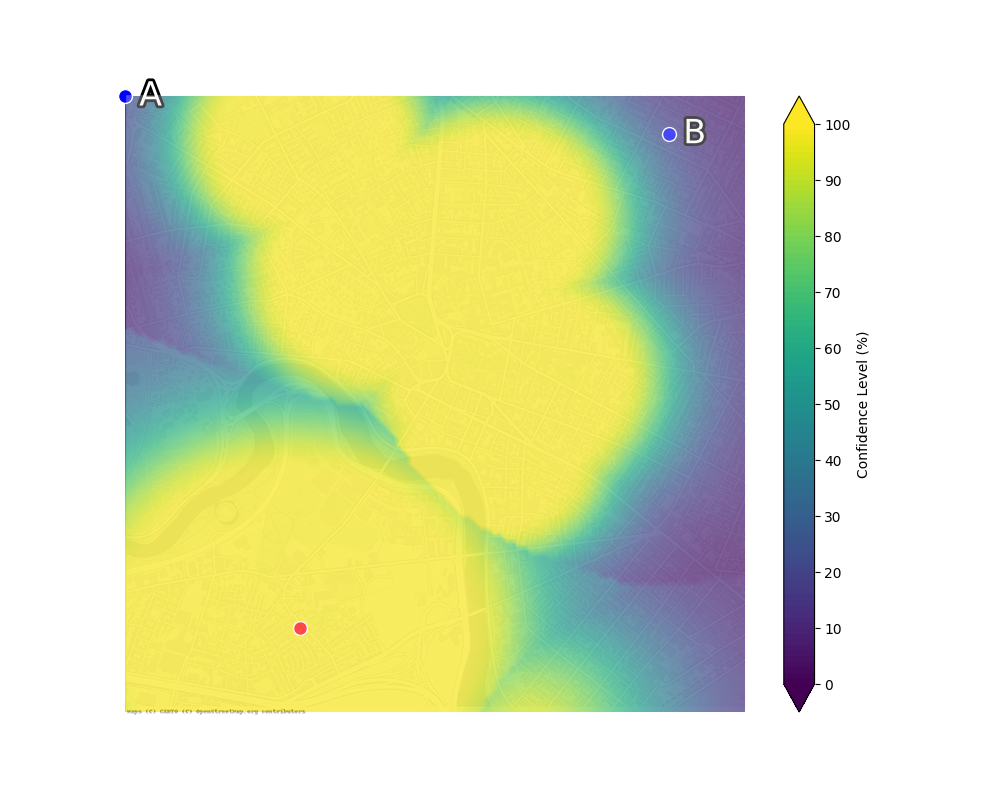
#> input picture isochrone-renderer/time/A-eq-B A-eq-B A-eq-B.png, 1000 x 800 px; its folder holds 4 pictures in this run
$ python overlayer.py
#> lines starting #> are read from the running program, lines starting #| are printed output that depends on the picture
from PIL import Image

def overlay_images(background_path, overlay_path, output_path, position=(0, 0), transparency=0.5):
    """
    Overlay an image onto another image with transparency.

    Args:
    - background_path (str): Path to the background image.
    - overlay_path (str): Path to the overlay image.
    - output_path (str): Path where the resultant image will be saved.
    - position (tuple, optional): The position (x, y) where the overlay image will be placed on the background. Defaults to (0, 0).
    - transparency (float, optional): The transparency level of the overlay image. 1.0 is fully opaque, 0.0 is fully transparent. Defaults to 0.5.
    """
#> called with background_path = './time/A-eq-B A-eq-B A-eq-B.png', overlay_path = 'overlay.png', output_path = './time/A-eq-B A-eq-B A-eq-B.png', position = (0, 0), transparency = 0.3
    # Open the background and overlay images
    background = Image.open(background_path).convert("RGBA")
#> background is the input picture: PIL image 1000x800 RGBA; mean R, G, B, A 219.2, 226.3, 186.4, 255
    overlay = Image.open(overlay_path).convert("RGBA")
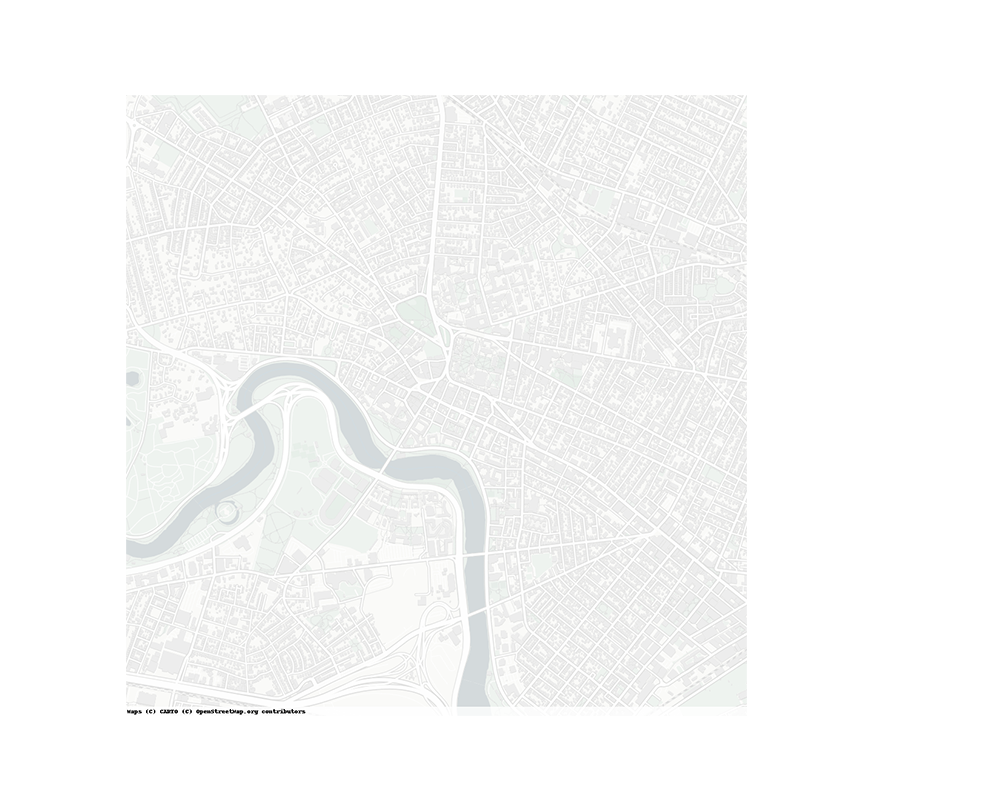
#> input picture isochrone-renderer/overlay.png, 1000 x 800 px
#> overlay is the input picture: PIL image 1000x800 RGBA; mean R, G, B, A 247.6, 248, 247.5, 122.8

    # Resize overlay image to match the background image size
    # If your images are of different sizes, consider resizing or adjusting them appropriately
    # overlay = overlay.resize(background.size)

    # Apply transparency to overlay
    overlay_with_transparency = overlay.copy()
    if transparency < 1.0:
        for x in range(overlay.width):
            for y in range(overlay.height):
                r, g, b, a = overlay_with_transparency.getpixel((x, y))
                overlay_with_transparency.putpixel((x, y), (r, g, b, int(a * transparency)))

    # Composite the images
    combined = Image.alpha_composite(background, overlay_with_transparency)
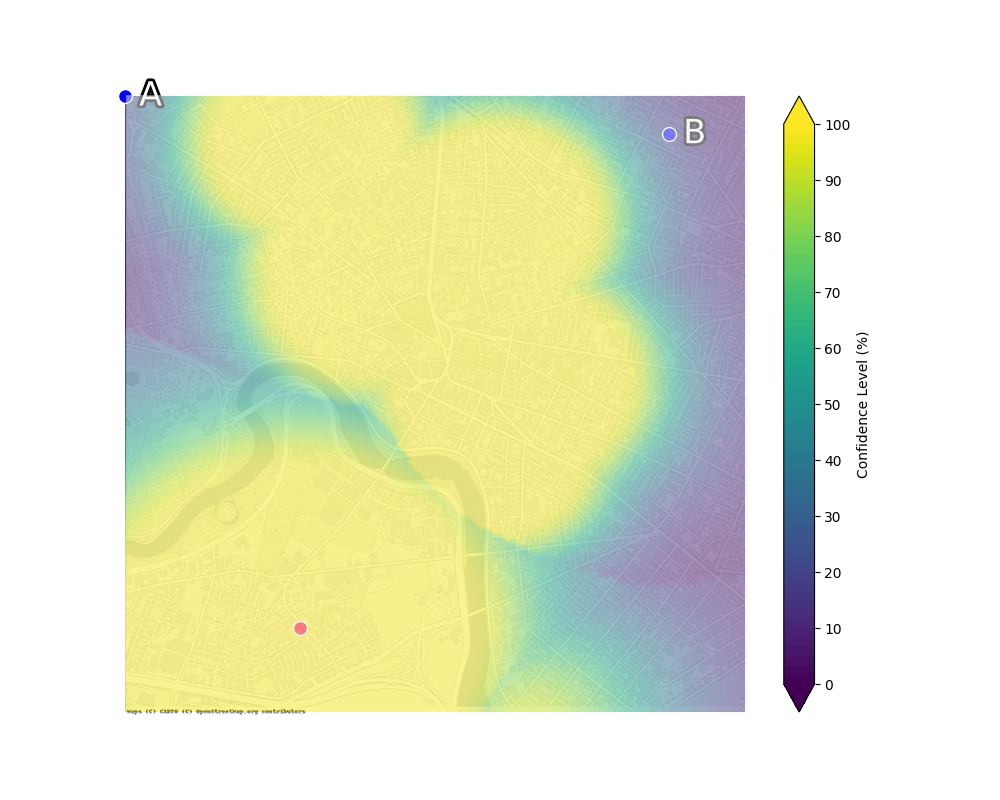
#> combined: PIL image 1000x800 RGBA; mean R, G, B, A 226.3, 231.7, 203.3, 255

    # Save the result
    combined.save(output_path, format="PNG")
    print(f"Image saved to {output_path}")

# Get all the PNG files in the current directory, except for overlay.png
import os
png_files = ['./time/' + file for file in os.listdir("./time") if file.endswith(".png") and file != "overlay.png"]
for file in png_files:
    overlay_images(file, "overlay.png", file, transparency=0.3)
#> pass 2 of the loop `for file in png_files:`:
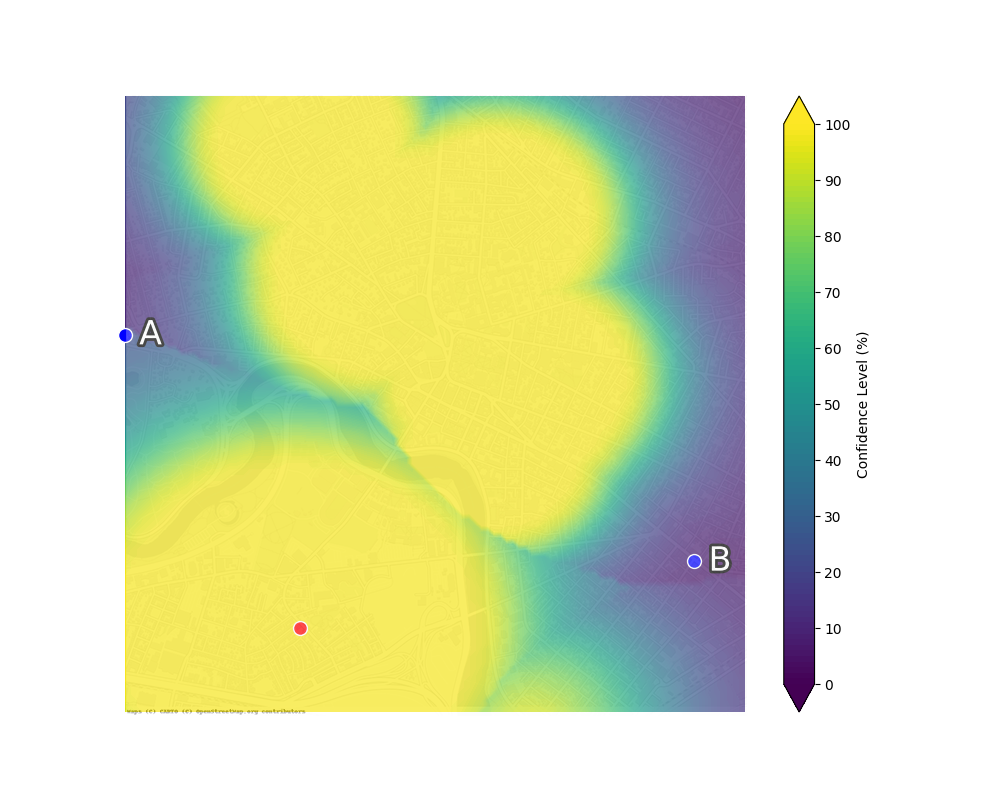
#> input picture isochrone-renderer/time/A-eq-B A-eq-B A-lt-B.png, 1000 x 800 px
#> in overlay_images, background is the input picture: PIL image 1000x800 RGBA; mean R, G, B, A 219.3, 226.4, 186.4, 255
#> in overlay_images (call 2), `combined = Image.alpha_composite(background, overlay_with_transparency)`:
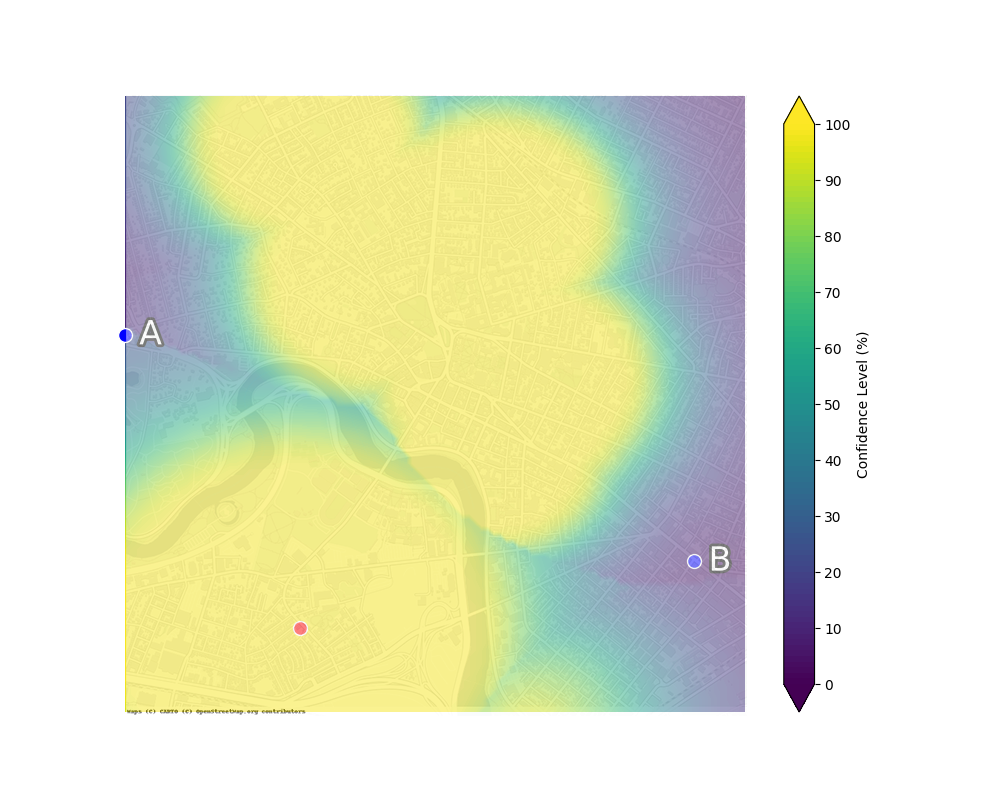
#> combined: PIL image 1000x800 RGBA; mean R, G, B, A 226.4, 231.8, 203.4, 255
#> pass 3 of the loop `for file in png_files:`:
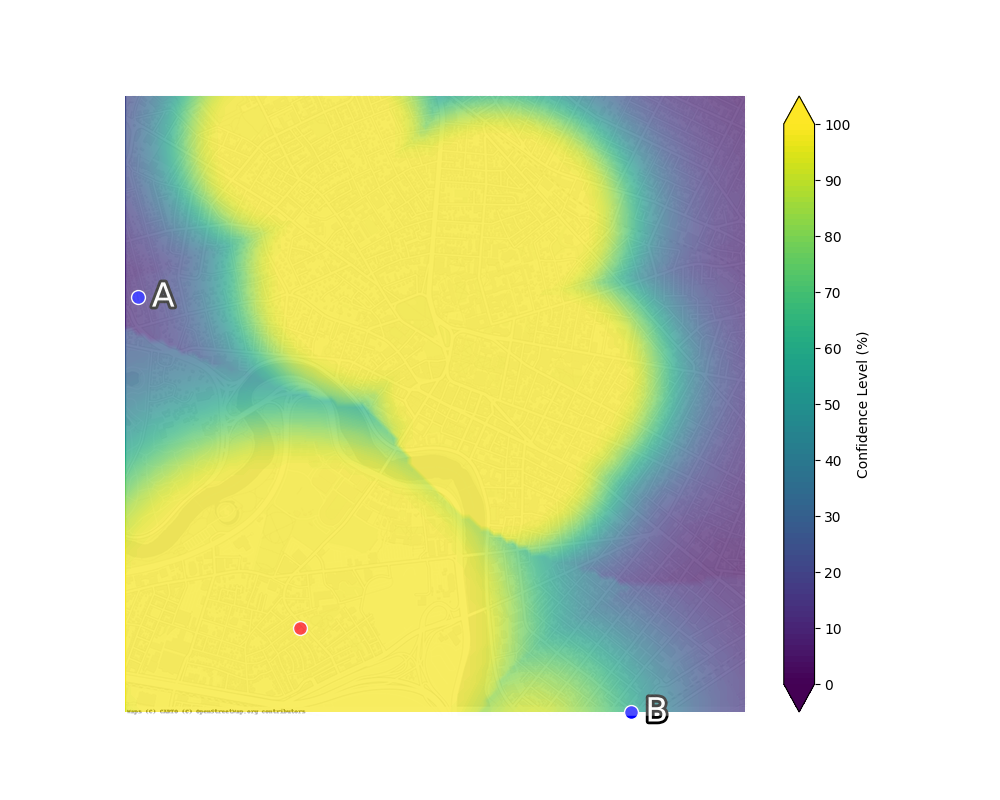
#> input picture isochrone-renderer/time/A-eq-B A-lt-B A-eq-B.png, 1000 x 800 px
#> in overlay_images, background is the input picture: PIL image 1000x800 RGBA; mean R, G, B, A 219.3, 226.3, 186.4, 255
#> in overlay_images (call 3), `combined = Image.alpha_composite(background, overlay_with_transparency)`:
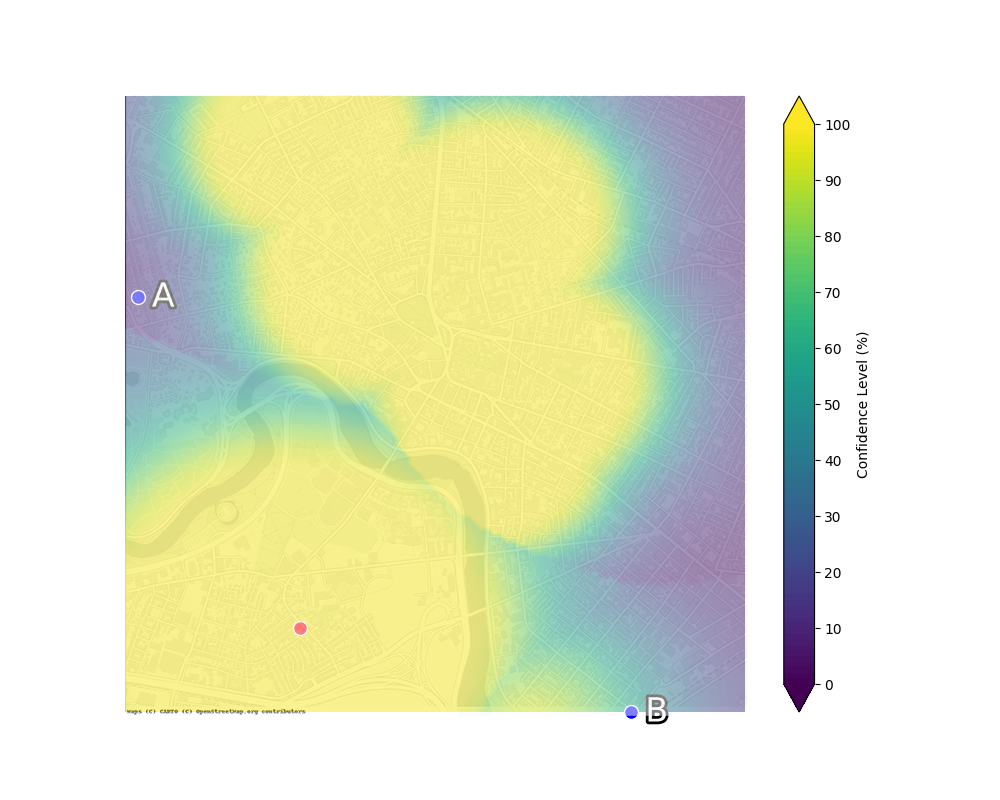
#> combined: PIL image 1000x800 RGBA; mean R, G, B, A 226.3, 231.7, 203.3, 255
#> the loop made 4 passes; the first 3 are shown

#> (the run stopped early here; a loop or call above may not have finished)
